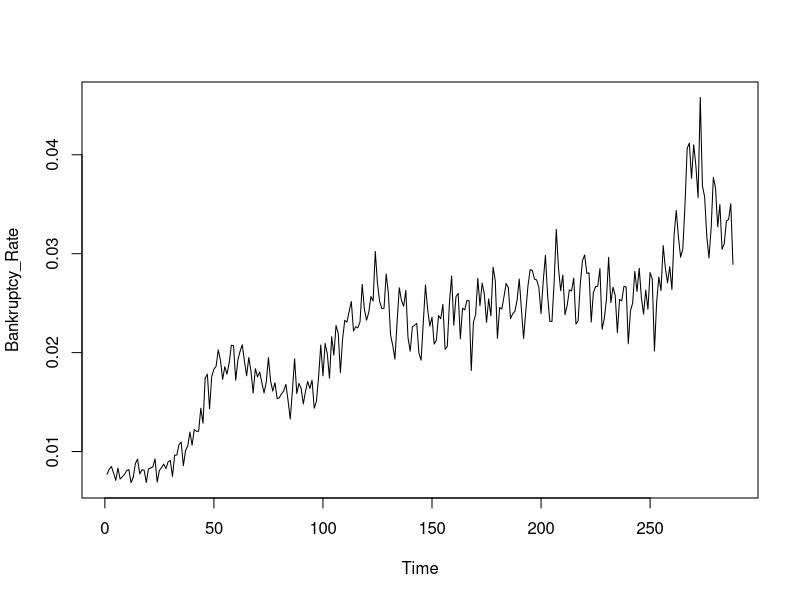

This chart was generated by the following R code:
## ---- chunk 1
knitr::opts_chunk$set(echo = TRUE)
library(dplyr)
## ---- chunk 2
df <- read.csv("train.csv")
time_s <- df %>% dplyr::select(Bankruptcy_Rate) %>% ts()
plot(time_s)
